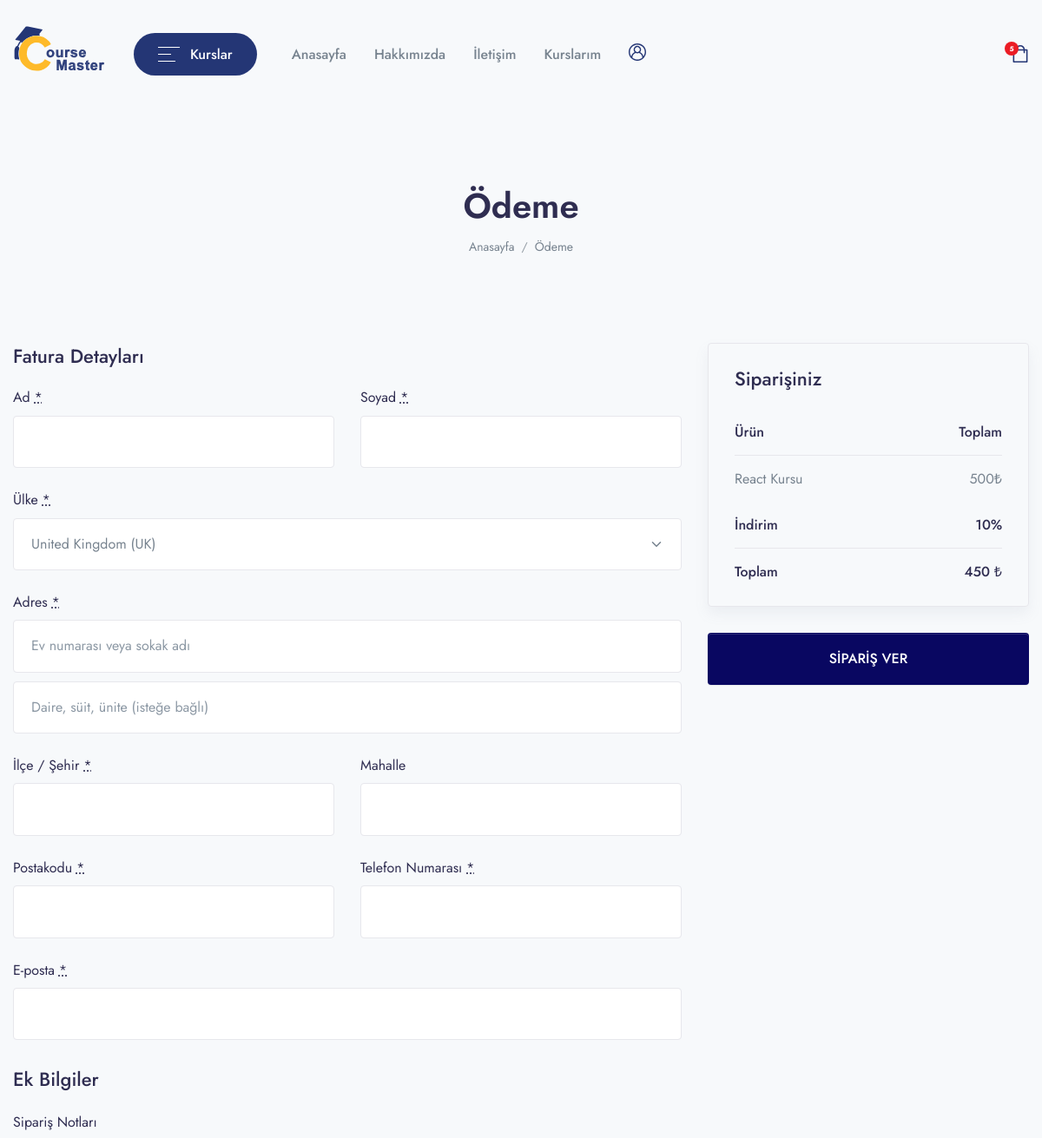
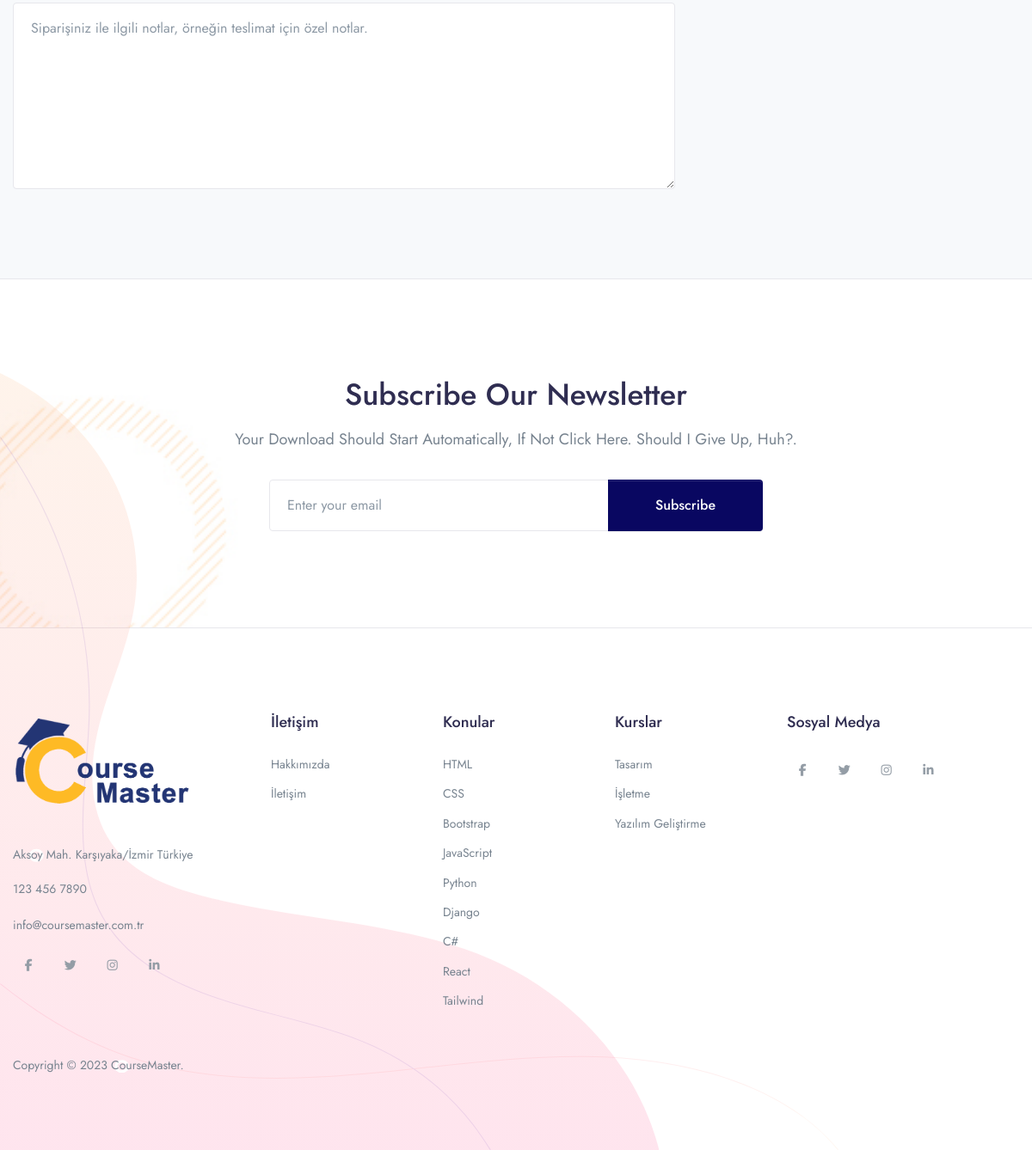
Page /checkout/react-kursu on the committed database (2 pictures, top to bottom).
### app/models.py (models this page shows, shortened)
class Course(models.Model):
    STATUS = (
        ('PUBLISH','PUBLISH'),
        ('DRAFT','DRAFT'),
    )
    featured_image = models.ImageField(upload_to="Media/featured_img",null=True)
    featured_video = models.CharField(max_length = 300, null=True)
    title = models.CharField(max_length=500)
    created_at = models.DateField(auto_now_add=True)
    author = models.ForeignKey(Author,on_delete=models.CASCADE,null=True)
    category =models.ForeignKey(Categories,on_delete=models.CASCADE)
    level=models.ForeignKey(Level,on_delete=models.CASCADE,null=True)
    description = models.TextField()
    price = models.IntegerField(null=True,default=0)
    discount = models.IntegerField(null=True)
    language=models.ForeignKey(Language,on_delete=models.CASCADE,null=True)
    Deadline=models.CharField(max_length=100,null=True)
    slug = models.SlugField(default='',max_length=500,null=True,blank=True)
    status=models.CharField(choices=STATUS,max_length=100,null=True)
    Certificate=models.CharField(null=True,max_length=100)

### CourseMasterApp/views.py (the view, shortened to what this page needs)
# urls.py: path('checkout/<slug:slug>',views.CHECKOUT,name='checkout'),
def CHECKOUT(request,slug):
    course=Course.objects.get(slug=slug)
    action=request.GET.get('action')
    order=None
    context = {
        'course': course,
        'order':order,
    }
    return render(request,'checkout/checkout.html', context)

### app/templatetags/course_tags.py (called while the page is built)
@register.simple_tag
def discount_calculation(price,discount):
    if discount is None or discount == 0:
        return price
    sellprice = price
    sellprice = price - (price * discount/100)
    return math.floor(sellprice)

### templates/checkout/checkout.html (shortened to what this page needs)
{% extends 'base.html' %}
{% load course_tags %}
{% block content %}
<header class="py-8 py-md-10" style="background-image: none;">
    <div class="container text-center py-xl-2">
        <h1 class="display-4 fw-semi-bold mb-0">Ödeme</h1>
        <nav aria-label="breadcrumb">
            <ol class="breadcrumb breadcrumb-scroll justify-content-center">
                <li class="breadcrumb-item">
                    <a class="text-gray-800" href="#">
                        Anasayfa
                    </a>
                </li>
                <li class="breadcrumb-item text-gray-800 active" aria-current="page">
                    Ödeme
                </li>
            </ol>
        </nav>
    </div>
</header>
<div class="container pb-6 pb-xl-10">
    <form name="checkout" method="post" class="checkout woocommerce-checkout" action="?action=create_payment"
        novalidate="">
        <div class="col2-set" id="customer_details">
            <div class="col-1">
                <div class="woocommerce-billing-fields">
                    <h3>Fatura Detayları</h3>
                    <div class="woocommerce-billing-fields__field-wrapper">
                        <p class="form-row form-row-first validate-required woocommerce-invalid woocommerce-invalid-required-field"
                            id="billing_first_name_field" data-priority="10">
                            <label for="billing_first_name" class="">Ad <abbr class="required"
                                    title="required">*</abbr></label>
                            <input type="text" class="input-text " name="first_name" id="billing_first_name"
                                placeholder="" value="{{user.first_name}}" autocomplete="given-name"
                                autofocus="autofocus">
                        </p>
                        <p class="form-row form-row-last validate-required" id="billing_last_name_field"
                            data-priority="20">
                            <label for="billing_last_name" class="">Soyad <abbr class="required"
                                    title="required">*</abbr></label>
                            <input type="text" class="input-text " name="last_name" id="billing_last_name"
                                placeholder="" value="{{user.last_name}}" autocomplete="family-name">
                        </p>
                        <p class="form-row form-row-wide address-field update_totals_on_change validate-required woocommerce-validated"
                            id="billing_country_field" data-priority="40">
                            <label for="billing_country" class="">Ülke <abbr class="required"
                                    title="required">*</abbr></label>
                            <select name="country" id="billing_country"
                                class="country_to_state country_select  select2-hidden-accessible"
                                autocomplete="country" tabindex="-1" aria-hidden="true">
                                <option value="GB" selected="selected">United Kingdom (UK)</option>
                            </select>
                        </p>
                        <p class="form-row form-row-wide address-field validate-required" id="billing_address_1_field"
                            data-priority="50">
                            <label for="billing_address_1" class="">Adres <abbr class="required"
                                    title="required">*</abbr></label>
                            <input type="text" class="input-text " name="address_1" id="billing_address_1"
                                placeholder="Ev numarası veya sokak adı" value="" autocomplete="address-line1">
                        </p>
                        <p class="form-row form-row-wide address-field" id="billing_address_2_field" data-priority="60">
                            <input type="text" class="input-text " name="address_2" id="billing_address_2"
                                placeholder="Daire, süit, ünite (isteğe bağlı)" value=""
                                autocomplete="address-line2">
                        </p>
                        <p class="form-row form-row-wide address-field validate-required" id="billing_city_field"
                            data-priority="70" data-o_class="form-row form-row-wide address-field validate-required">
                            <label for="billing_city" class="">İlçe / Şehir <abbr class="required"
                                    title="required">*</abbr></label>
                            <input type="text" class="input-text " name="city" id="billing_city" placeholder="" value=""
                                autocomplete="address-level2">
                        </p>
                        <p class="form-row form-row-wide address-field validate-state" id="billing_state_field"
                            data-priority="80" data-o_class="form-row form-row-wide address-field validate-state">
                            <label for="billing_state" class="">Mahalle</label>
                            <input type="text" class="input-text " value="" placeholder="" name="state"
                                id="billing_state" autocomplete="address-level1">
                        </p>
                        <p class="form-row form-row-wide address-field validate-postcode validate-required"
                            id="billing_postcode_field" data-priority="90"
                            data-o_class="form-row form-row-wide address-field validate-required validate-postcode">
                            <label for="billing_postcode" class="">Postakodu <abbr class="required"
                                    title="required">*</abbr></label>
                            <input type="text" class="input-text " name="postcode" id="billing_postcode" placeholder=""
                                value="" autocomplete="postal-code">
                        </p>
                        <p class="form-row form-row-first validate-required validate-phone" id="billing_phone_field"
                            data-priority="100">
                            <label for="billing_phone" class="">Telefon Numarası <abbr class="required"
                                    title="required">*</abbr></label>
                            <input type="tel" class="input-text " name="phone" id="billing_phone" placeholder=""
                                value="" autocomplete="tel">
                        </p>
                        <p class="form-row form-row-last validate-required validate-email" id="billing_email_field"
                            data-priority="110">
                            <label for="billing_email" class="">E-posta <abbr class="required"
                                    title="required">*</abbr></label>
                            <input type="email" class="input-text " name="email" id="billing_email" placeholder=""
                                value="{{user.email}}" autocomplete="email">
                        </p>
                    </div>
                </div>
            </div>
            <div class="col-2">
                <div class="woocommerce-additional-fields">
                    <h3>Ek Bilgiler</h3>
                    <div class="woocommerce-additional-fields__field-wrapper">
                        <p class="form-row notes" id="order_comments_field" data-priority=""><label for="order_comments"
                                class="">Sipariş Notları</label><textarea name="order_comments" class="input-text "
                                id="order_comments"
                                placeholder="Siparişiniz ile ilgili notlar, örneğin teslimat için özel notlar." rows="7"
                                cols="5"></textarea></p>
                    </div>
                </div>
            </div>
        </div>
        <div id="order_review" class="woocommerce-checkout-review-order">
            <div class="woocommerce-checkout-review-order-inner">
                <h3 id="order_review_heading">Siparişiniz</h3>
                <table class="shop_table woocommerce-checkout-review-order-table">
                    <thead>
                        <tr>
                            <th class="product-name">Ürün</th>
                            <th class="product-total">Toplam</th>
                        </tr>
                    </thead>
                    <tbody>
                        <tr class="cart_item">
                            <td class="product-name">
                                {{course.title}}
                            </td>
                            <td class="product-total">
                                <span class="woocommerce-Price-amount amount">
                                    {{course.price}}
                                    <span class="woocommerce-Price-currencySymbol">₺</span>
                                </span>
                            </td>
                        </tr>
                    </tbody>
                    <tfoot>
                        <tr class="cart-subtotal">
                            <th>İndirim</th>
                            <td><span class="woocommerce-Price-amount amount">{{course.discount}}<span
                                        class="woocommerce-Price-currencySymbol">%</span>
                                    </span>
                                </td>
                        </tr>
                        <tr class="order-total">
                            <th>Toplam</th>
                            <td>
                                <strong>
                                    <span class="woocommerce-Price-amount amount">
                                        {% discount_calculation course.price course.discount %}
                                        <span class="woocommerce-Price-currencySymbol">₺</span>
                                    </span>
                                </strong>
                            </td>
                        </tr>
                    </tfoot>
                </table>
            </div>
            <div id="payment" class="woocommerce-checkout-payment">
                <div class="form-row place-order">
                    <button type="submit" class="btn btn-primary btn-block">
                        SİPARİŞ VER
                    </button>
                </div>
            </div>
        </div>
    </form>
</div>
<section class="py-6 py-md-11 border-top border-bottom" data-jarallax data-speed=".8"
    style="background-image: url(assets/img/illustrations/illustration-1.jpg)">
    <div class="container text-center py-xl-4" data-aos="fade-up">
        <div class="row">
            <div class="col-xl-7 mx-auto">
                <h1 class="text-capitalize">Subscribe our newsletter</h1>
                <p class="text-capitalize font-size-lg mb-md-6 mb-4">Your download should start automatically, if not
                    Click here. Should I give up, huh?.</p>
                <div class="mx-md-8">
                    <form>
                        <div class="input-group">
                            <div class="input-group-append">
                                <button class="btn btn-primary btn-sm-wide" type="button"
                                    id="button-addon2">Subscribe</button>
                            </div>
                        </div>
                    </form>
                </div>
            </div>
        </div>
    </div>
</section>
{% endblock %}

### rows in the picture
Course: title "React Kursu", price "500", discount "10", price+discount "450"
